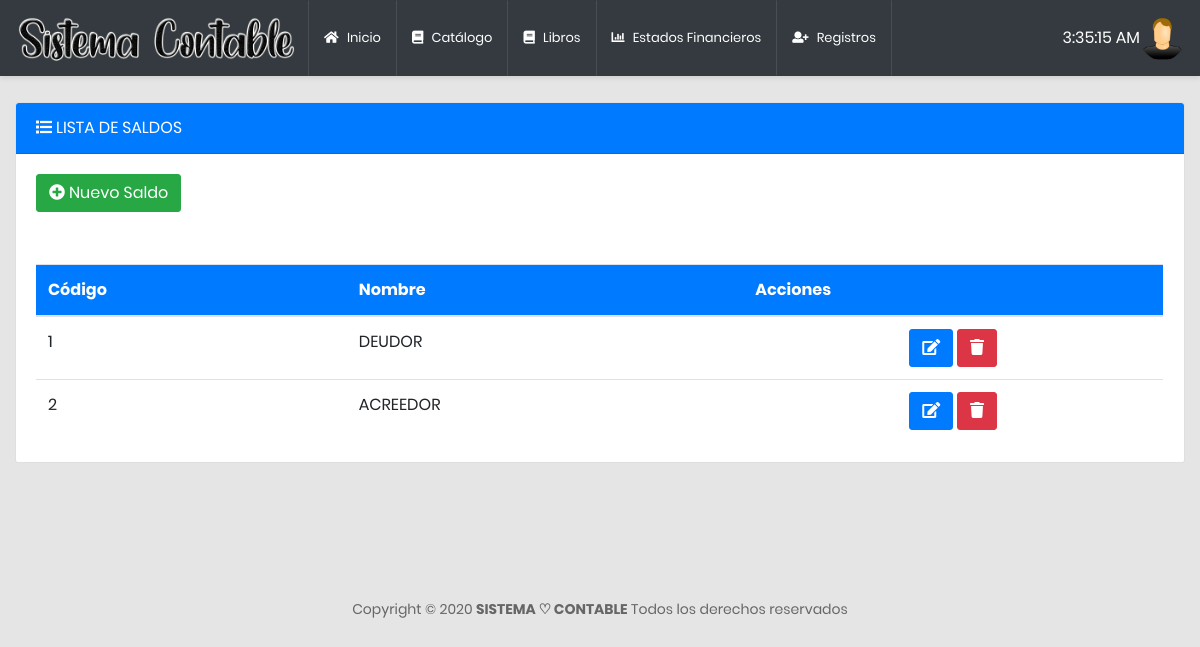
Page /vistas/saldo.php (signed in) on the committed database.
### tables this page shows
CREATE TABLE `saldo` (
  `id` int(11) NOT NULL,
  `nombre` varchar(20) NOT NULL
);

### vistas/saldo.php (the view, shortened to what this page needs)
<?php
  require_once '../partes/superior2.php';
?>
<?php
$objeto = new Conexion();
$conexion = $objeto->Conectar();
$consulta = "SELECT * FROM saldo";
$resultado = $conexion->prepare($consulta);
$resultado->execute();
$data=$resultado->fetchAll(PDO::FETCH_ASSOC);
?>
<section>
                <div class="container">
                  <br>
                  <div class="row ">
                    <div class="col-md-12">
                        <div class="card">
                          <div class="card-header bg-primary text-white">
                          <i class="fas fa-list"></i>   LISTA DE SALDOS
                          </div>
                            <div class="card-body">
                                            <div class="row">
                                                <div class="col-lg-12 text-white">
                                                  <button id="btnNuevo" type="button" class="btn btn-success btn-rounded btn-fw" data-toggle="modal" data-target="#modalNuevo">
                                                        <i class="fas fa-plus-circle"></i>
                                                    Nuevo Saldo</button>
                                                </div>
                                            </div>
                                          <br><br>
                              <div class="table-responsive">
                                <table class="table" id="tablaCatalogo">
                                  <thead class="bg-primary text-white">
                                    <tr>
                                      <th>Código</th>
                                      <th>Nombre</th>
                                      <th>Acciones</th>
                                    </tr>
                                  </thead>
                                  <tbody>
                                    <?php
                                          foreach($data as $dat) {
                                          ?>
                                          <tr>
                                              <td><?php echo $dat["id"]; ?></td>
                                              <td><?php echo $dat["nombre"]; ?></td>
                                              <td><div class="text-center">
                                                          <button class='btn btn-primary btnEditar'><i class="fa fa-edit"></i></button>
                                                          <button class='btn btn-danger btnEliminar'><i class="fa fa-trash"></i></button>
                                              </div></td>
                                          </tr>
                                          <?php
                                              }
                                          ?>
                                  </tbody>
                                </table>
                              </div>
                            </div>
                        </div>
                    </div>
                  </div>
                </div>
            </section>
<?php
  require_once '../partes/inferior2.php';
?>

### rows in the picture
saldo: id "1", nombre "DEUDOR"
saldo: id "2", nombre "ACREEDOR"
